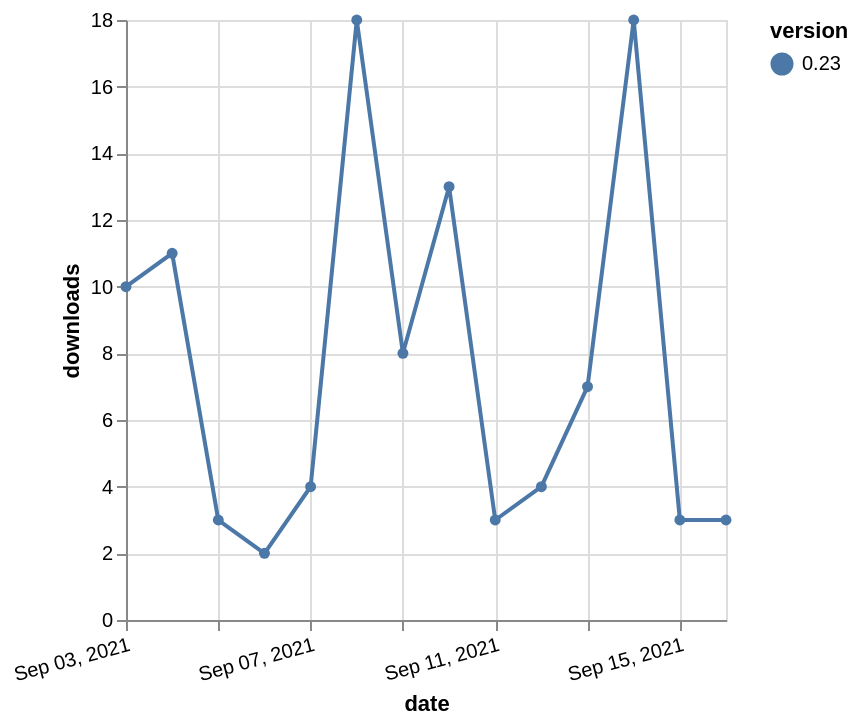

Write a Vega-Lite specification for this figure.
### Vega-Lite specification from a JSON file in a GitHub repository (floating-point values rounded to 4 significant figures)
{"$schema": "https://vega.github.io/schema/vega-lite/v5.json", "description": "A simple bar chart with embedded data.", "data": {"values": [{"date": "2021-09-03", "total": 8615, "delta": 10, "version": "0.23"}, {"date": "2021-09-04", "total": 8626, "delta": 11, "version": "0.23"}, {"date": "2021-09-05", "total": 8629, "delta": 3, "version": "0.23"}, {"date": "2021-09-06", "total": 8631, "delta": 2, "version": "0.23"}, {"date": "2021-09-07", "total": 8635, "delta": 4, "version": "0.23"}, {"date": "2021-09-08", "total": 8653, "delta": 18, "version": "0.23"}, {"date": "2021-09-09", "total": 8661, "delta": 8, "version": "0.23"}, {"date": "2021-09-10", "total": 8674, "delta": 13, "version": "0.23"}, {"date": "2021-09-11", "total": 8677, "delta": 3, "version": "0.23"}, {"date": "2021-09-12", "total": 8681, "delta": 4, "version": "0.23"}, {"date": "2021-09-13", "total": 8688, "delta": 7, "version": "0.23"}, {"date": "2021-09-14", "total": 8706, "delta": 18, "version": "0.23"}, {"date": "2021-09-15", "total": 8709, "delta": 3, "version": "0.23"}, {"date": "2021-09-16", "total": 8712, "delta": 3, "version": "0.23"}]}, "width": "container", "mark": {"type": "line", "point": {"filled": true}}, "encoding": {"x": {"field": "date", "type": "temporal", "timeUnit": "yearmonthdate", "title": "date", "axis": {"labelAngle": -15}}, "y": {"field": "delta", "type": "quantitative", "title": "downloads"}, "color": {"field": "version", "type": "nominal"}, "tooltip": {"field": "delta"}}}
